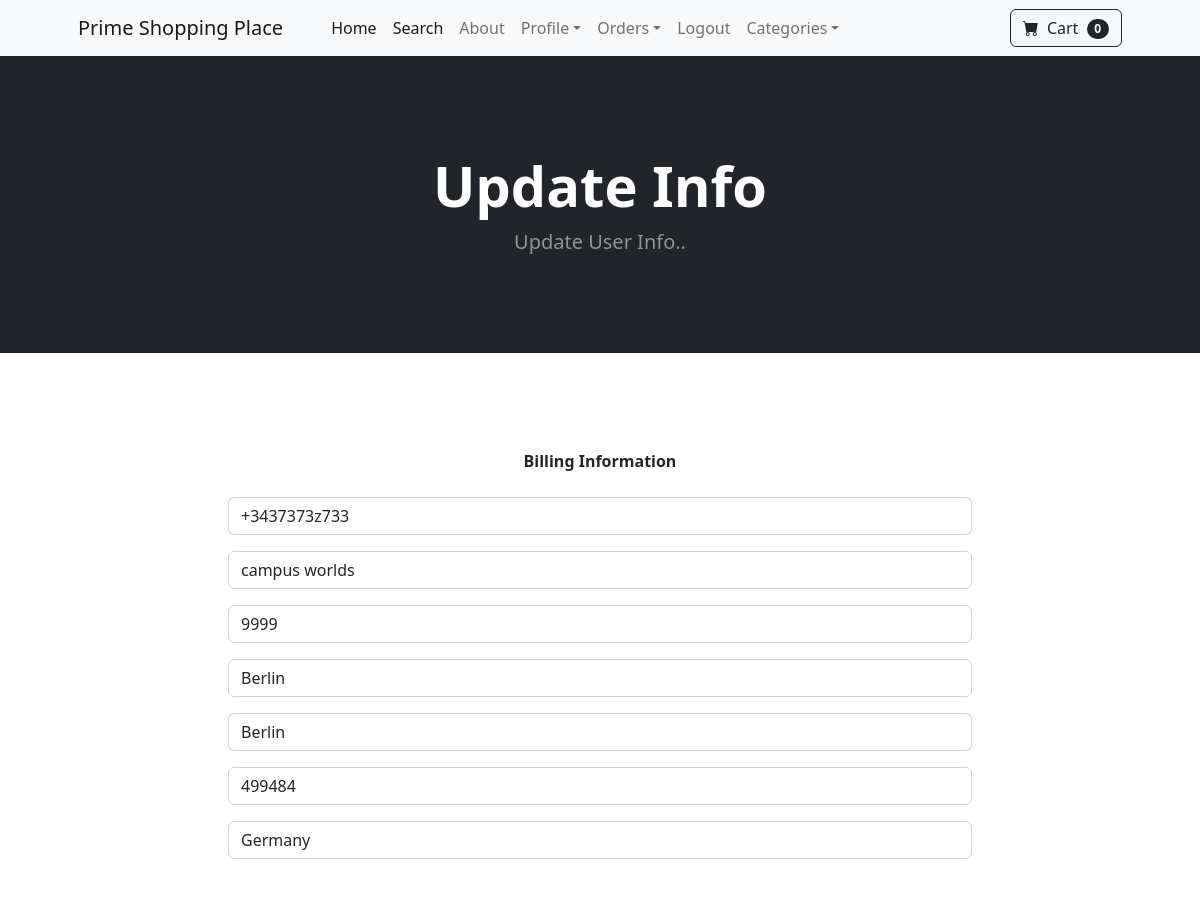
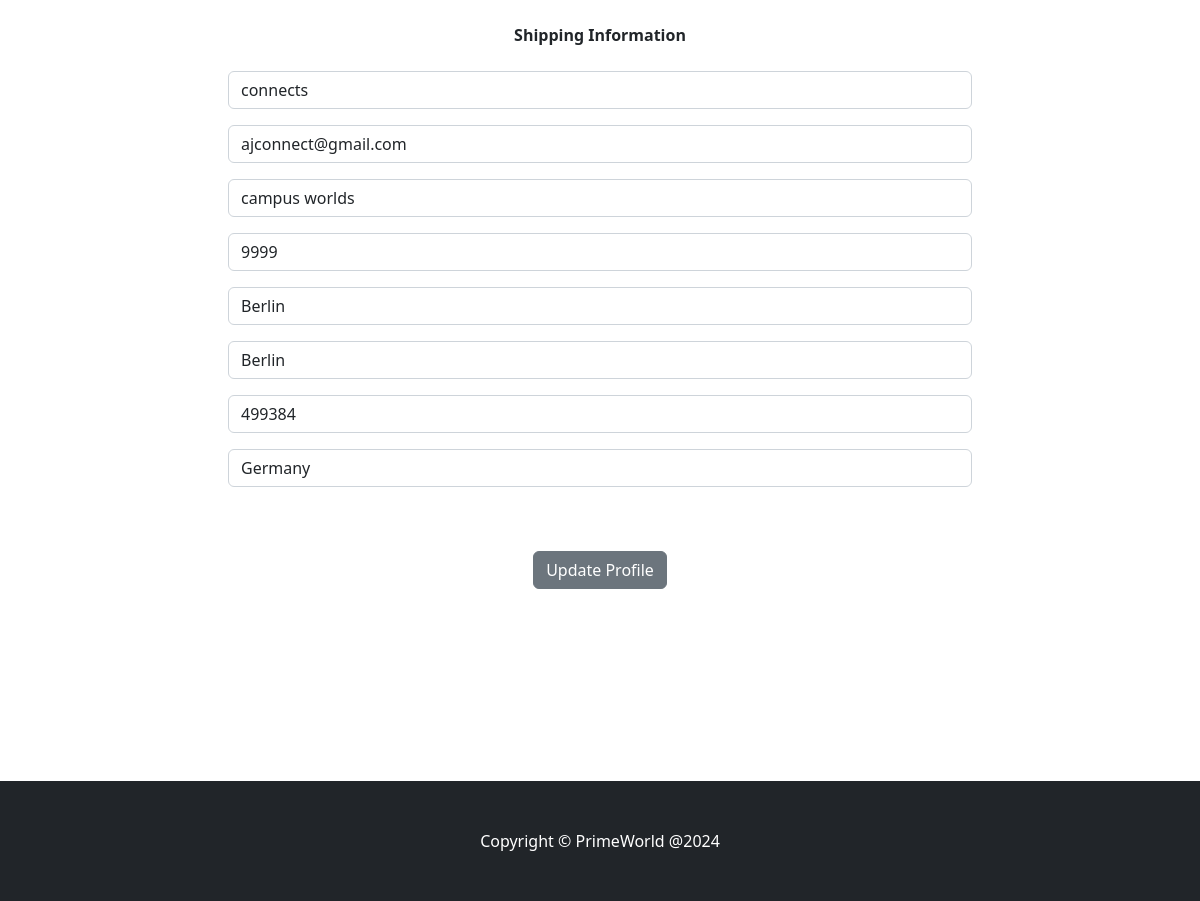
The page /update_info/ (signed in) on the database its author committed (2 pictures, top to bottom).
### store/models.py (models this page shows, shortened)
class Profile(models.Model):
    user = models.OneToOneField(User, on_delete=models.CASCADE)
    date_modified = models.DateTimeField(User, auto_now=True)
    phone = models.CharField(max_length=20, blank=True)
    address1 = models.CharField(max_length=200, blank=True)
    address2 = models.CharField(max_length=200, blank=True)
    city = models.CharField(max_length=100, blank=True)
    state = models.CharField(max_length=100, blank=True)
    zipcode = models.CharField(max_length=50, blank=True)
    country = models.CharField(max_length=100, blank=True)
    old_cart = models.CharField(max_length=100, blank=True, null=True)

### payment/models.py (models this page shows, shortened)
class ShippingAddress(models.Model):
    user = models.ForeignKey(User, on_delete=models.CASCADE, null=True, blank=True)
    shipping_full_name = models.CharField(max_length=255)
    shipping_email = models.CharField(max_length=255)
    shipping_address1 = models.CharField(max_length=255)
    shipping_address2 = models.CharField(max_length=255, null=True, blank=True)
    shipping_city = models.CharField(max_length=255)
    shipping_state = models.CharField(max_length=255, null=True, blank=True)
    shipping_zipcode = models.CharField(max_length=255, null=True, blank=True)
    shipping_country = models.CharField(max_length=255)
    class Meta:
        verbose_name_plural = "Shipping Address"

### store/views.py (the view)
# urls.py: path("update_info/", views.update_info, name='update_info'),
def update_info(request):
    if request.user.is_authenticated:
        current_user = Profile.objects.get(user__id=request.user.id)
        shipping_user = ShippingAddress.objects.get(user__id=request.user.id)
        form = UserInfoForm(request.POST or None, instance=current_user)
        shipping_form = ShippingForm(request.POST or None, instance=shipping_user)
        if form.is_valid() or shipping_form.is_valid():
            form.save()
            shipping_form.save()
            messages.success(request, "Your Info Has Been Updated!")
            return redirect('home')
        return render(request, "update_info.html", {'form':form, 'shipping_form':shipping_form})
    else:
        messages.success(request, "You have to be Logged In to access this Page!!")
        return redirect('home')

### store/forms.py
class UserInfoForm(forms.ModelForm):
	phone = forms.CharField(label="", widget=forms.TextInput(attrs={'class':'form-control', 'placeholder':'Phone'}), required=False)
	address1 = forms.CharField(label="", widget=forms.TextInput(attrs={'class':'form-control', 'placeholder':'Address1'}), required=False)
	address2 = forms.CharField(label="", widget=forms.TextInput(attrs={'class':'form-control', 'placeholder':'Address2'}), required=False)
	city = forms.CharField(label="", widget=forms.TextInput(attrs={'class':'form-control', 'placeholder':'City'}), required=False)
	state = forms.CharField(label="", widget=forms.TextInput(attrs={'class':'form-control', 'placeholder':'State'}), required=False)
	zipcode = forms.CharField(label="", widget=forms.TextInput(attrs={'class':'form-control', 'placeholder':'Zipcode'}), required=False)
	country = forms.CharField(label="", widget=forms.TextInput(attrs={'class':'form-control', 'placeholder':'Country'}), required=False)
	class Meta:
		model = Profile
		fields = ('phone', 'address1', 'address2', 'city', 'state', 'zipcode', 'country')

### cart/cart.py (called while the page is built)
    def __len__(self):
        return len(self.cart)

### cart/context_processors.py (called while the page is built)
def cart(request):
    return {'cart': Cart(request)}

### store/templates/update_info.html (shortened to what this page needs)
{% extends 'base.html' %}
{% block content %}
 <header class="bg-dark py-5">
    <div class="container px-4 px-lg-5 my-5">
        <div class="text-center text-white">
            <h1 class="display-4 fw-bolder">Update Info</h1>
            <p class="lead fw-normal text-white-50 mb-0">Update User Info..</p>
        </div>
    </div>
</header>
<div class="container">
    <div class="row">
        <center>
            <div class="col-8">
                <br> <br>
                <br> <br>
                <strong> Billing Information</strong>
                <br> <br>
                <form method="POST" action="{% url 'update_info' %}">
                    {{ form.as_p }}
                    <br> <br>
                    <strong> Shipping Information </strong>
                    <br> <br>
                    {{ shipping_form.as_p }}
                    <br> <br>
                    <button type="submit" class="btn btn-secondary">
                    Update Profile
                    </button>
                  </form>
                  <br> <br>
                  <br> <br>
                  <br> <br>
                  <br> <br>
            </div>
        </center>
    </div>
</div>
{% endblock %}

### rows shown on the page
Profile: phone "+3437373z733", address1 "campus worlds", address2 "9999", city "Berlin", state "Berlin", zipcode "499484", country "Germany"
ShippingAddress: shipping_full_name "connects", shipping_email "ajconnect@gmail.com", shipping_address1 "campus worlds", shipping_address2 "9999", shipping_city "Berlin", shipping_state "Berlin", shipping_zipcode "499384", shipping_country "Germany"

### other values the page prints
{{ cart|length }} "0"
